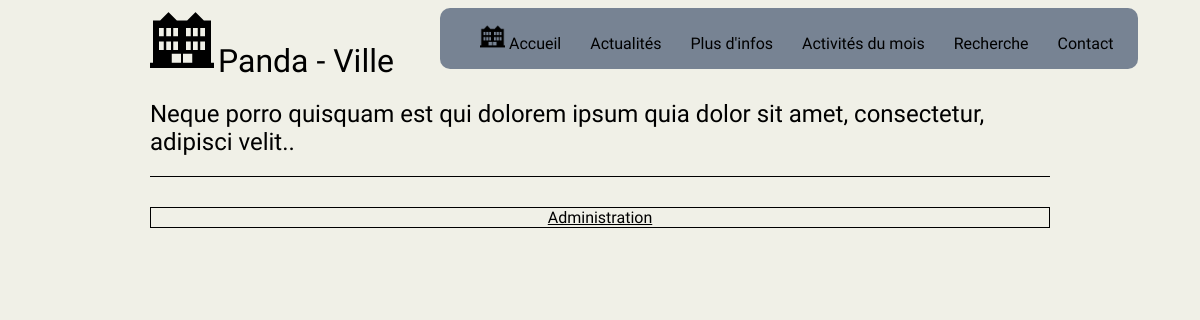
/infos.php, run on an earlier commit of the app's database.
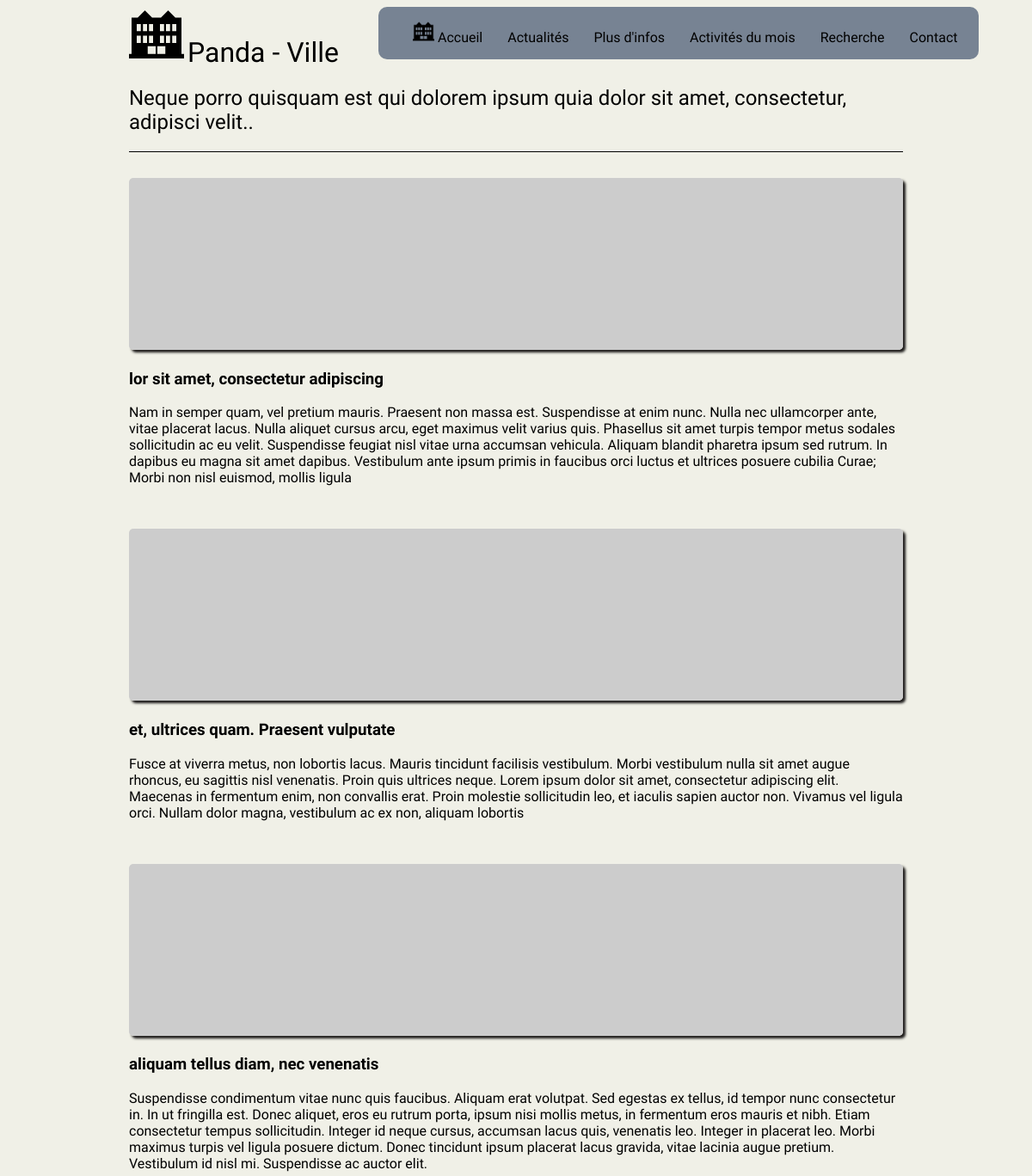
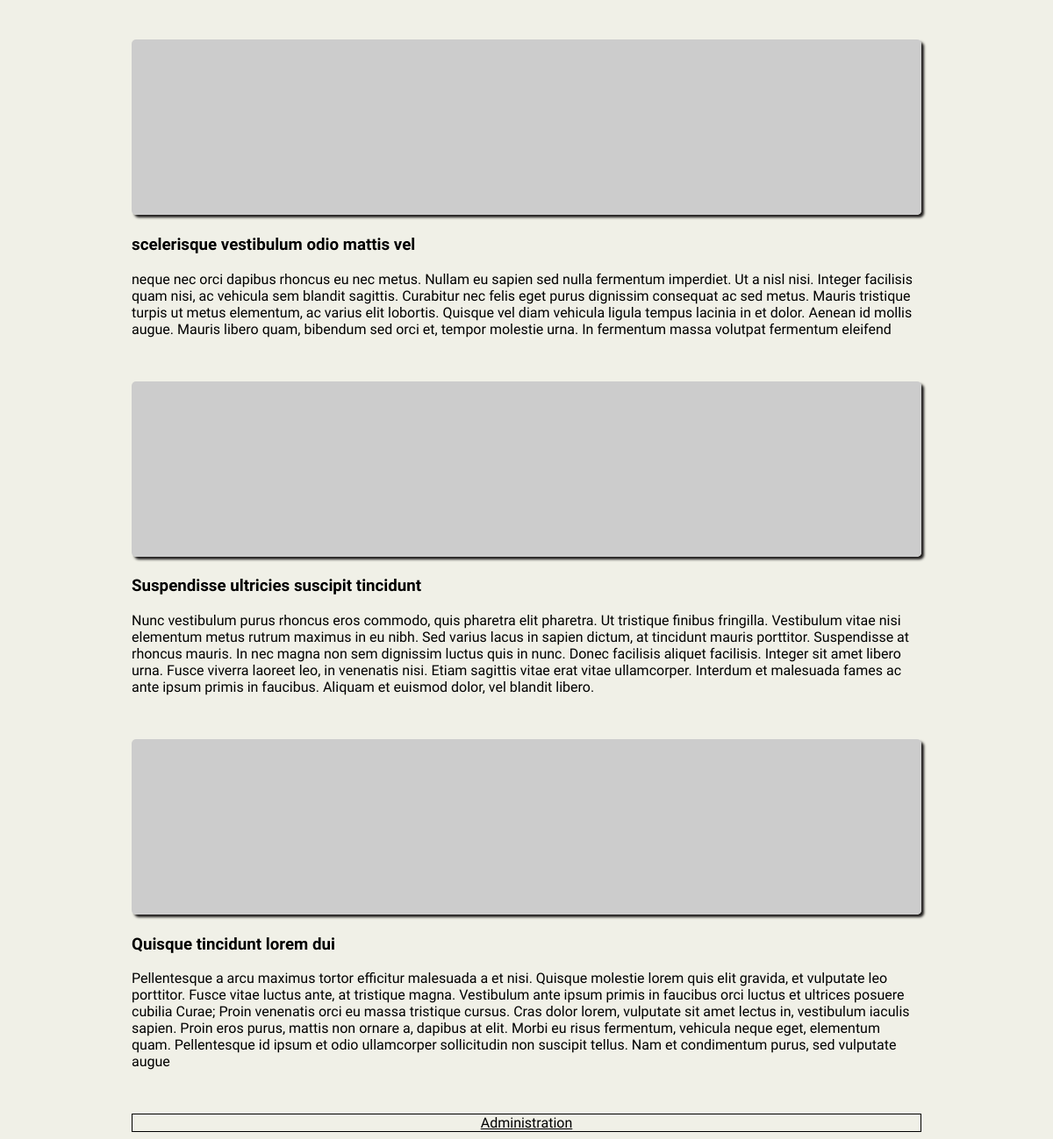
And on a later commit of the database (2 pictures, top to bottom).
### tables this page shows
CREATE TABLE IF NOT EXISTS `moreinfos` (
  `id` int(11) NOT NULL AUTO_INCREMENT,
  `title` varchar(255) NOT NULL,
  `content` text NOT NULL,
  `image` varchar(255) NOT NULL,
  PRIMARY KEY (`id`)
);

### infos.php (the view, shortened to what this page needs)
<!DOCTYPE html>
<html lang="en">
<head>
    <link rel="stylesheet" href="style.css"/>
</head>
<body>
<div id="block_body">
    <?php include('header.php'); ?>
    <section id="infos">
        <?php
        $bdd = new PDO('mysql:host=localhost;dbname=myonlinetown;charset=utf8', 'root', '');
        $bdd->setAttribute(PDO::ATTR_ERRMODE, PDO::ERRMODE_EXCEPTION);
        $req = $bdd->prepare('SELECT id, title, content, image FROM moreinfos');
        $req->execute();
        $result = $req->fetchAll();
        foreach ($result as $news) {
        ?>
            <article>
                <img src="<?php echo $news['image']; ?>" alt="news<?php echo $news['id']; ?>">
                <h1><?php echo $news['title']; ?></h1>
                <p><?php echo $news['content']; ?></p>
            </article>
            <?php
        }
        ?>
    </section>
    <footer>
        <a href="#">Administration</a>
    </footer>
</div>
</body>
</html>

### header.php
<nav>
    <ul>
        <li><img src="pictures/town.png" alt="logo_town" height="25px" width="25px"><a href="index.php"> Accueil</a>
        </li>
        <li><a href="news.php">Actualités</a></li>
        <li><a href="infos.php">Plus d'infos</a></li>
        <li><a href="activities.php">Activités du mois</a></li>
        <li>Recherche</li>
        <li><a href="contact.php">Contact</a></li>
    </ul>
</nav>
<header>
    <img src="pictures/town.png" alt="logo_town">
    <h1>Panda - Ville</h1>
    <h2>Neque porro quisquam est qui dolorem ipsum quia dolor sit amet, consectetur, adipisci velit..</h2>
</header>

### style.css (style rules this page uses)
body { font-family: 'Roboto Condensed', sans-serif; background-color: #f0f0e7; }
a { color: black; }
#block_body { margin: auto; width: 900px; }
header { border-bottom: 1px solid black; }
header h2 { font-weight: normal; display: inline-block; }
#logo, header h1 { display: inline-block; margin-bottom: 0; font-weight: normal; }
nav { display: inline-block; width: auto; text-align: right; margin-left: 290px; position: fixed; background-color: #778393; border-radius: 10px; }
nav ul { list-style-type: none; }
nav li { display: inline-block; margin-right: 25px; }
nav a { text-decoration: none; padding-bottom: 3px; color: black; }
footer { margin-top: 30px; border: 1px solid black; text-align: center; }
#infos { margin-top: 30px; }
#infos img { height: 200px; width: 100%; border-radius: 5px; box-shadow: 3px 3px 3px #1c1a19; }
#infos article { margin-bottom: 50px; }

What changed in the data, as far as the page shows it:
added moreinfos: title "lor sit amet, consectetur adipiscing", content "Nam in semper quam, vel pretium mauris. Praesent non massa est. Suspendisse at enim nunc. Nulla nec ullamcorper ante, vitae placerat lacus. Nulla aliquet cursus arcu, eget maximus velit varius quis. Phasellus sit amet turpis tempor metus sodales sollicitudin ac eu velit. Suspendisse feugiat nisl vitae urna accumsan vehicula. Aliquam blandit pharetra ipsum sed rutrum. In dapibus eu magna sit amet dapibus. Vestibulum ante ipsum primis in faucibus orci luctus et ultrices posuere cubilia Curae; Morbi non nisl euismod, mollis ligula"
added moreinfos: title "et, ultrices quam. Praesent vulputate", content "Fusce at viverra metus, non lobortis lacus. Mauris tincidunt facilisis vestibulum. Morbi vestibulum nulla sit amet augue rhoncus, eu sagittis nisl venenatis. Proin quis ultrices neque. Lorem ipsum dolor sit amet, consectetur adipiscing elit. Maecenas in fermentum enim, non convallis erat. Proin molestie sollicitudin leo, et iaculis sapien auctor non. Vivamus vel ligula orci. Nullam dolor magna, vestibulum ac ex non, aliquam lobortis"
added moreinfos: title "aliquam tellus diam, nec venenatis", content "Suspendisse condimentum vitae nunc quis faucibus. Aliquam erat volutpat. Sed egestas ex tellus, id tempor nunc consectetur in. In ut fringilla est. Donec aliquet, eros eu rutrum porta, ipsum nisi mollis metus, in fermentum eros mauris et nibh. Etiam consectetur tempus sollicitudin. Integer id neque cursus, accumsan lacus quis, venenatis leo. Integer in placerat leo. Morbi maximus turpis vel ligula posuere dictum. Donec tincidunt ipsum placerat lacus gravida, vitae lacinia augue pretium. Vestibulum id nisl mi. Suspendisse ac auctor elit."
added moreinfos: title "scelerisque vestibulum odio mattis vel", content "neque nec orci dapibus rhoncus eu nec metus. Nullam eu sapien sed nulla fermentum imperdiet. Ut a nisl nisi. Integer facilisis quam nisi, ac vehicula sem blandit sagittis. Curabitur nec felis eget purus dignissim consequat ac sed metus. Mauris tristique turpis ut metus elementum, ac varius elit lobortis. Quisque vel diam vehicula ligula tempus lacinia in et dolor. Aenean id mollis augue. Mauris libero quam, bibendum sed orci et, tempor molestie urna. In fermentum massa volutpat fermentum eleifend"
added moreinfos: title "Suspendisse ultricies suscipit tincidunt", content "Nunc vestibulum purus rhoncus eros commodo, quis pharetra elit pharetra. Ut tristique finibus fringilla. Vestibulum vitae nisi elementum metus rutrum maximus in eu nibh. Sed varius lacus in sapien dictum, at tincidunt mauris porttitor. Suspendisse at rhoncus mauris. In nec magna non sem dignissim luctus quis in nunc. Donec facilisis aliquet facilisis. Integer sit amet libero urna. Fusce viverra laoreet leo, in venenatis nisi. Etiam sagittis vitae erat vitae ullamcorper. Interdum et malesuada fames ac ante ipsum primis in faucibus. Aliquam et euismod dolor, vel blandit libero."
added moreinfos: title "Quisque tincidunt lorem dui", content "Pellentesque a arcu maximus tortor efficitur malesuada a et nisi. Quisque molestie lorem quis elit gravida, et vulputate leo porttitor. Fusce vitae luctus ante, at tristique magna. Vestibulum ante ipsum primis in faucibus orci luctus et ultrices posuere cubilia Curae; Proin venenatis orci eu massa tristique cursus. Cras dolor lorem, vulputate sit amet lectus in, vestibulum iaculis sapien. Proin eros purus, mattis non ornare a, dapibus at elit. Morbi eu risus fermentum, vehicula neque eget, elementum quam. Pellentesque id ipsum et odio ullamcorper sollicitudin non suscipit tellus. Nam et condimentum purus, sed vulputate augue"
